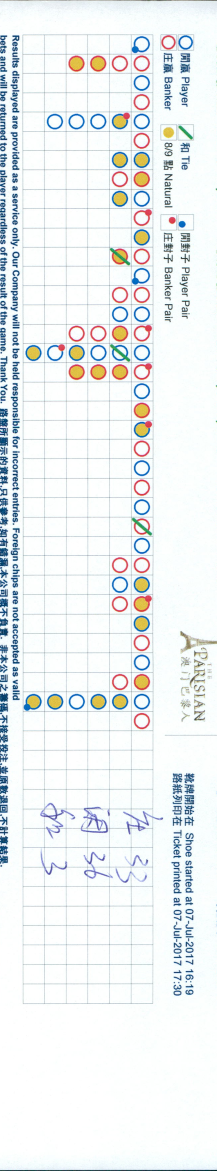
#> input picture outer/test_C.png, 650 x 3513 px, given in place of test_CROP.png, which was not available (shown at 1/3 size)
$ python remove_noise.py
#> lines starting #> are read from the running program, lines starting #| are printed output that depends on the picture; after the words box and inside, x2 and y2 are one past the last pixel; in counts of white or black regions, pixels touching at a corner belong together; pictures that were not available may be replaced by others from this repository, and a replacement may not be noted
#> further down, im is the input picture: shape (3513, 650, 3); mean B, G, R 241.7, 240.6, 236.7
### check_color.py
#!/usr/bin/env python3
# -*- coding: utf-8 -*-
"""
Created on Tue Aug  1 20:03:40 2017

@author: kangfu
"""
import cv2
import numpy as np
from utils import saver

# [17 lines left out: functions checkRed, checkBlue, not called in this run]

def checkGreen(img):
    lower_green = np.array([35,43,46])
    upper_green = np.array([99,255,255])
    img_hsv = cv2.cvtColor(img, cv2.COLOR_BGR2HSV)
#> img_hsv: shape (3513, 650, 3); mean H, S, V 78.2, 16.9, 245.7
    mask_green = cv2.inRange(img_hsv, lower_green, upper_green)
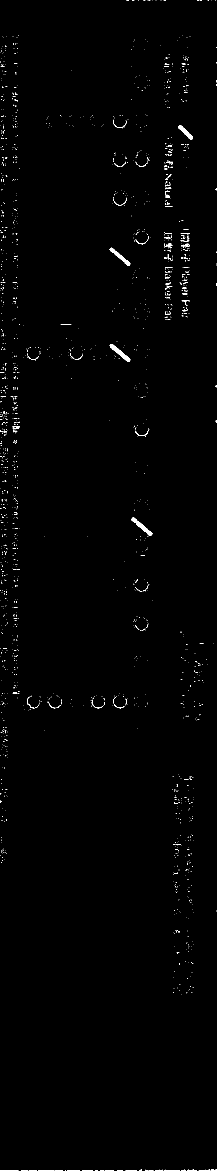
#> mask_green: shape (3513, 650) (shown at 1/3 size); 0.54% white; 1857 white regions (1760 under 20 px), largest, box (x1, y1, x2, y2) and area: (329, 1033, 391, 1086) 832, (394, 1553, 457, 1607) 799, (329, 743, 391, 796) 725
    return mask_green

# [23 lines left out: functions checkColor, checkAllColor, not called in this run]

# [14 lines that do not run on import are left out]

### utils.py
#!/usr/bin/env python3
# -*- coding: utf-8 -*-
"""
Created on Tue Aug  1 20:09:44 2017

@author: kangfu
"""

import cv2
import numpy as np

def saver (var, TAG):
    cv2.imwrite("outer/test_%s.png"%TAG, var)

def is_image_file(filename):
    return any(filename.endswith(extension) for extension in [".png", ".jpg", ".jpeg"])

# [4 lines left out: function show, not called in this run]

### remove_noise.py
#!/usr/bin/env python3
# -*- coding: utf-8 -*-
"""
Created on Tue Sep 12 22:18:02 2017

@author: kangfu
"""

import cv2
import math
import numpy as np
from utils import saver
from check_color import checkRed,checkBlue,checkGreen,checkColor,checkAllColor

kernel = np.ones((4,4),np.uint8)

def clean_noise(im, type):
    if type==1:
        green_mask = checkGreen(im)
        x2,y2 = green_mask.shape
#> x2 = 3513; y2 = 650
        mix_mask = cv2.rectangle(im.copy(), (0, 0), (y2, x2), (255,255,255), -1)
#> mix_mask: shape (3513, 650, 3); every value is 255

        green_mask = cv2.erode(green_mask,kernel,iterations = 1)
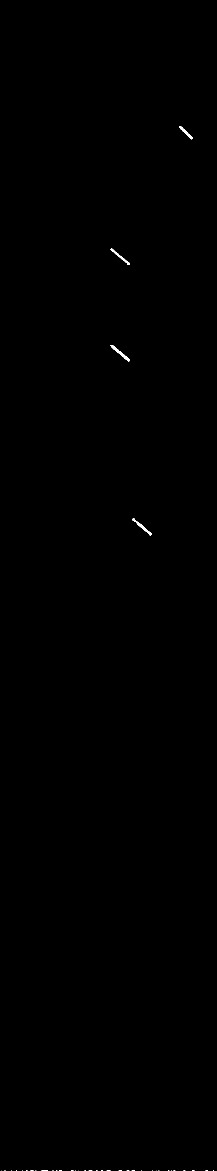
#> green_mask: shape (3513, 650) (shown at 1/3 size); 0.08% white; 38 white regions (33 under 20 px), largest, box (x1, y1, x2, y2) and area: (332, 1035, 389, 1084) 496, (397, 1555, 456, 1606) 455, (332, 746, 389, 795) 385, (537, 379, 578, 418) 340, (124, 3512, 144, 3513) 20
        green_mask = cv2.dilate(green_mask,kernel,iterations = 1)
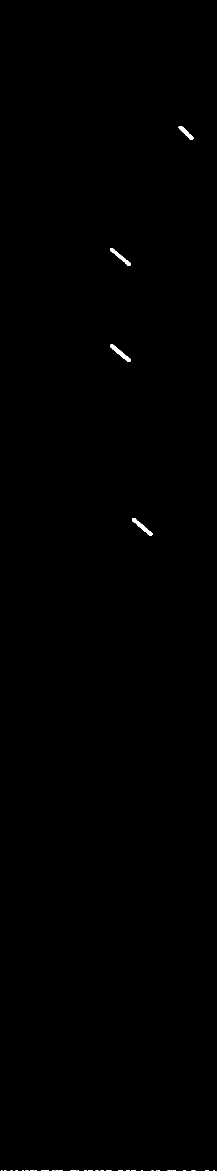
#> green_mask: shape (3513, 650) (shown at 1/3 size); 0.15% white; 38 white regions (23 under 20 px), largest, box (x1, y1, x2, y2) and area: (331, 1034, 391, 1086) 823, (396, 1554, 458, 1608) 794, (331, 745, 391, 797) 712
        _,green_mask_I = cv2.threshold(green_mask.copy(),10,255,cv2.THRESH_BINARY_INV)
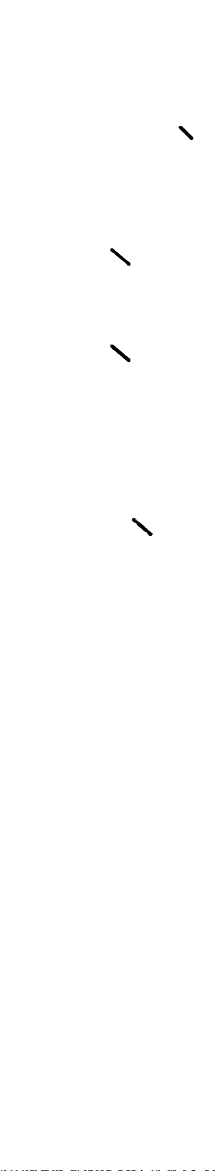
#> green_mask_I: shape (3513, 650) (shown at 1/3 size); 99.8% white; 38 black regions (23 under 20 px), largest, box (x1, y1, x2, y2) and area: (331, 1034, 391, 1086) 823, (396, 1554, 458, 1608) 794, (331, 745, 391, 797) 712
        _,green_mask = cv2.threshold(green_mask.copy(),10,255,cv2.THRESH_BINARY)

        clean = cv2.bitwise_and(im, im.copy(), mask=green_mask_I)
        mix_mask = cv2.bitwise_and(mix_mask, mix_mask.copy(), mask=green_mask)
        clean = cv2.add(clean, mix_mask)
        return clean
    return im

if __name__ == "__main__":
    path = './outer/test_CROP.png'
    im = cv2.imread(path)
    cleaned = clean_noise(im, 1)
    saver(cleaned,"G")

$ run again, on outer/test_D_0019.png
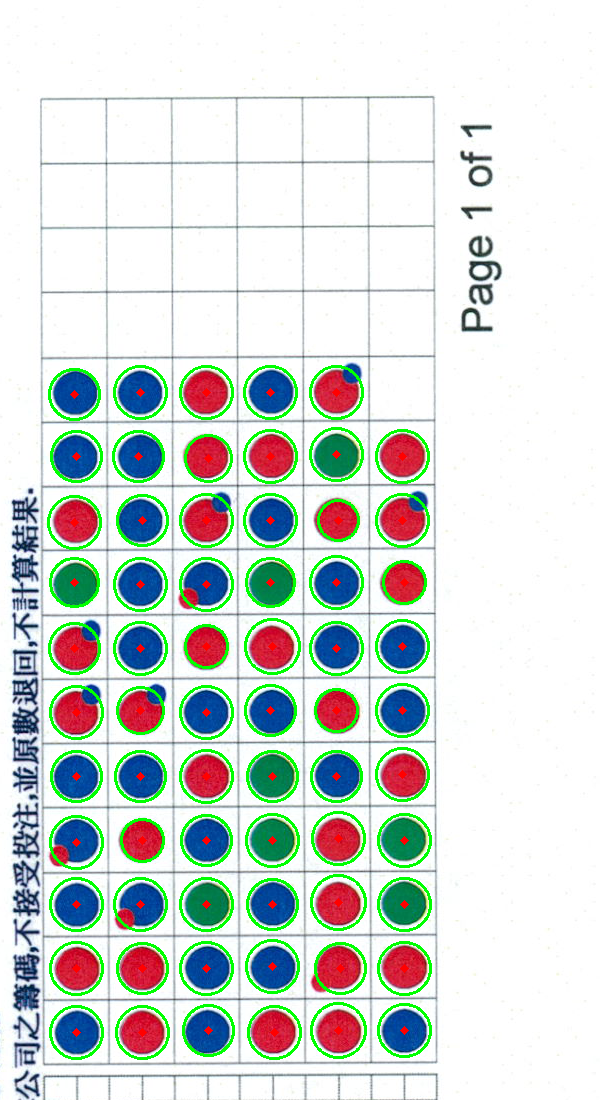
#> input picture outer/test_D_0019.png, 600 x 1100 px, given in place of test_CROP.png, which was not available
#> im is the input picture: shape (1100, 600, 3); mean B, G, R 212.8, 218.1, 209.7
#> img_hsv: shape (1100, 600, 3); mean H, S, V 54.1, 50.1, 235.8
#> in checkGreen, `mask_green = cv2.inRange(img_hsv, lower_green, upper_green)`:
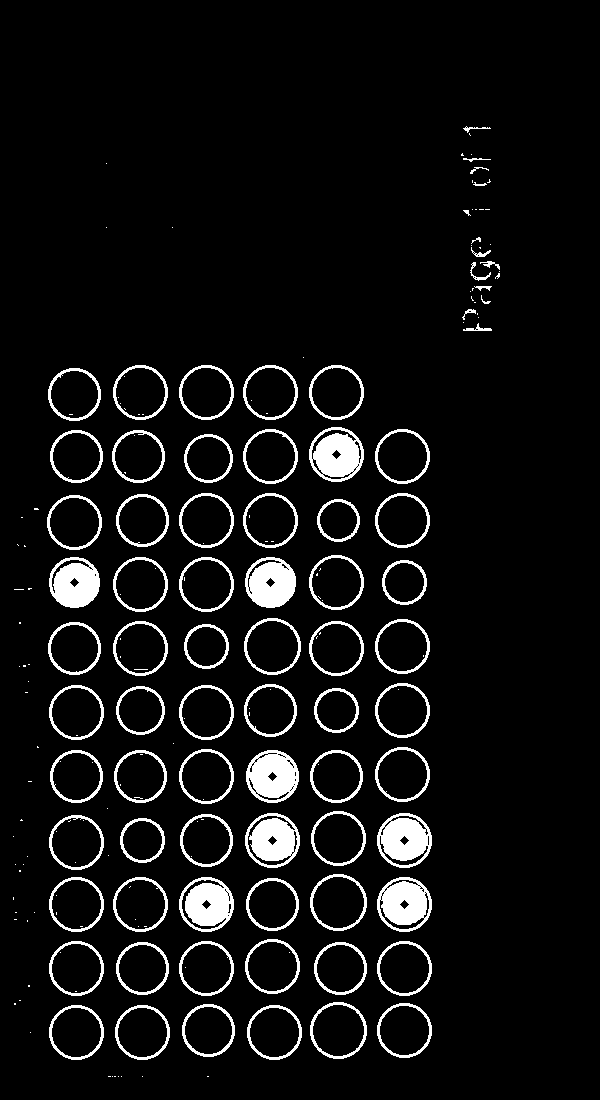
#> mask_green: shape (1100, 600); 6.7% white; 201 white regions (123 under 20 px), largest, box (x1, y1, x2, y2) and area: (377, 877, 432, 932) 2022, (377, 813, 432, 868) 2014, (309, 427, 364, 482) 2010
#> in clean_noise, `green_mask = cv2.dilate(green_mask,kernel,iterations = 1)`:
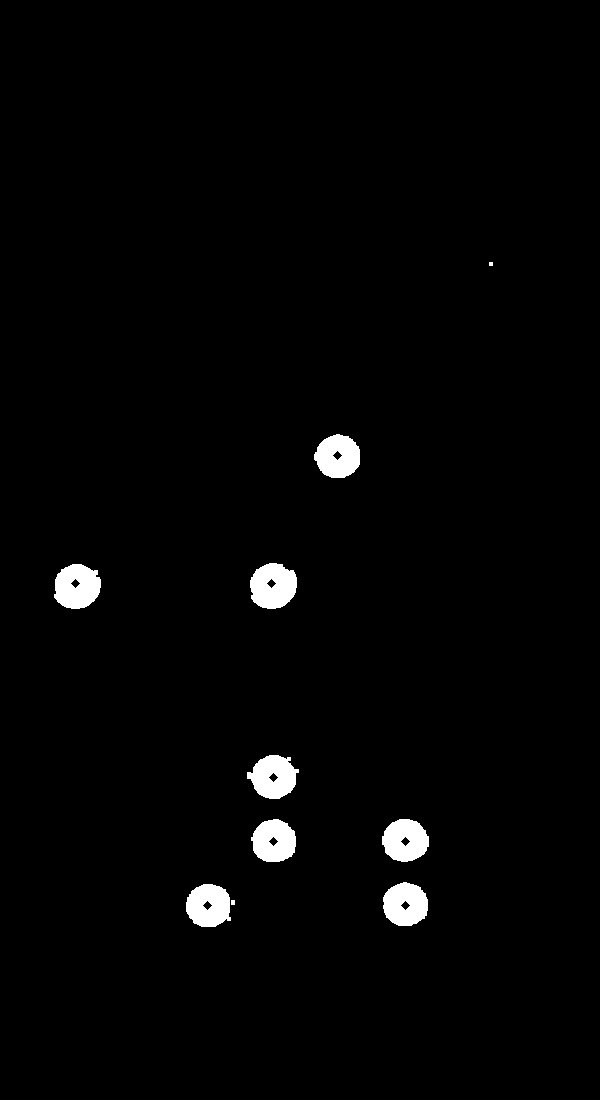
#> green_mask: shape (1100, 600); 1.9% white; 10 white regions (1 under 20 px), largest, box (x1, y1, x2, y2) and area: (250, 563, 297, 609) 1669, (54, 564, 101, 609) 1621, (247, 755, 299, 799) 1565

$ run again, on outer/test_D_0148.png
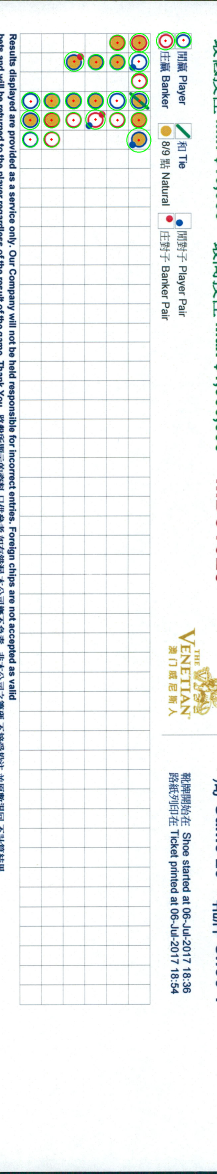
#> input picture outer/test_D_0148.png, 650 x 3520 px, given in place of test_CROP.png, which was not available (shown at 1/3 size)
#> im is the input picture: shape (3520, 650, 3); mean B, G, R 242.5, 243.5, 240.7
#> img_hsv: shape (3520, 650, 3); mean H, S, V 43, 11.4, 246.3
#> in checkGreen, `mask_green = cv2.inRange(img_hsv, lower_green, upper_green)`:
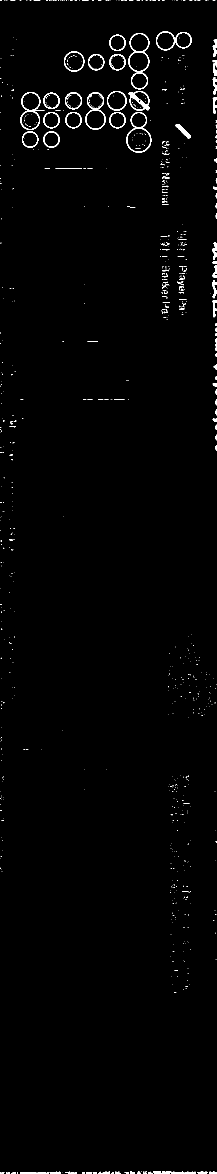
#> mask_green: shape (3520, 650) (shown at 1/3 size); 0.98% white; 1004 white regions (879 under 20 px), largest, box (x1, y1, x2, y2) and area: (386, 273, 449, 332) 1233, (379, 336, 454, 458) 1077, (385, 99, 448, 216) 1064
#> in clean_noise, `_,green_mask_I = cv2.threshold(green_mask.copy(),10,255,cv2.THRESH_BIN..`:
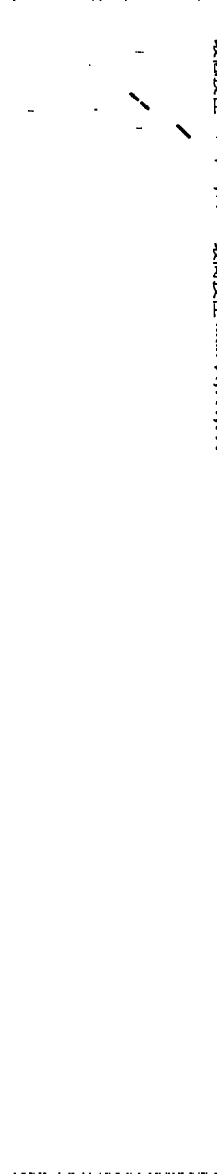
#> green_mask_I: shape (3520, 650) (shown at 1/3 size); 99.8% white; 80 black regions (34 under 20 px), largest, box (x1, y1, x2, y2) and area: (528, 373, 573, 416) 623, (387, 277, 418, 304) 371, (420, 304, 449, 331) 363
